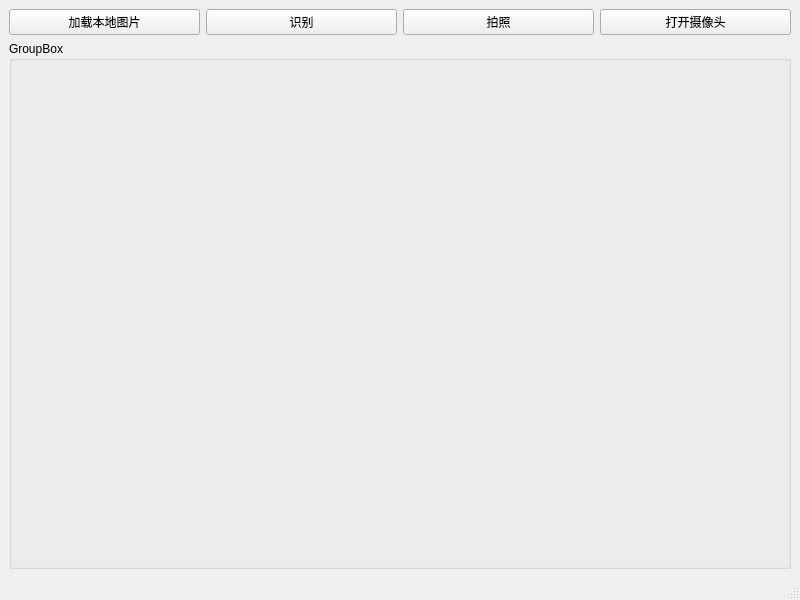
<?xml version="1.0" encoding="UTF-8"?>
<ui version="4.0">
 <class>MainWindow</class>
 <widget class="QMainWindow" name="MainWindow">
  <property name="geometry">
   <rect>
    <x>0</x>
    <y>0</y>
    <width>800</width>
    <height>600</height>
   </rect>
  </property>
  <property name="windowTitle">
   <string>MainWindow</string>
  </property>
  <widget class="QWidget" name="centralwidget">
   <layout class="QVBoxLayout" name="verticalLayout_2">
    <item>
     <layout class="QVBoxLayout" name="verticalLayout">
      <item>
       <layout class="QHBoxLayout" name="horizontalLayout">
        <item>
         <widget class="QPushButton" name="loadButton">
          <property name="text">
           <string>加载本地图片</string>
          </property>
         </widget>
        </item>
        <item>
         <widget class="QPushButton" name="reconitionButton">
          <property name="text">
           <string>识别</string>
          </property>
         </widget>
        </item>
        <item>
         <widget class="QPushButton" name="captureButton">
          <property name="text">
           <string>拍照</string>
          </property>
         </widget>
        </item>
        <item>
         <widget class="QPushButton" name="cameraButton">
          <property name="text">
           <string>打开摄像头</string>
          </property>
         </widget>
        </item>
       </layout>
      </item>
      <item>
       <widget class="QGroupBox" name="groupBox">
        <property name="sizePolicy">
         <sizepolicy hsizetype="Preferred" vsizetype="Preferred">
          <horstretch>0</horstretch>
          <verstretch>1</verstretch>
         </sizepolicy>
        </property>
        <property name="title">
         <string>GroupBox</string>
        </property>
        <layout class="QHBoxLayout" name="horizontalLayout_3">
         <item>
          <layout class="QHBoxLayout" name="cameraLayout"/>
         </item>
        </layout>
       </widget>
      </item>
     </layout>
    </item>
   </layout>
  </widget>
  <widget class="QMenuBar" name="menubar">
   <property name="geometry">
    <rect>
     <x>0</x>
     <y>0</y>
     <width>800</width>
     <height>26</height>
    </rect>
   </property>
  </widget>
  <widget class="QStatusBar" name="statusbar"/>
 </widget>
 <resources/>
 <connections/>
</ui>
